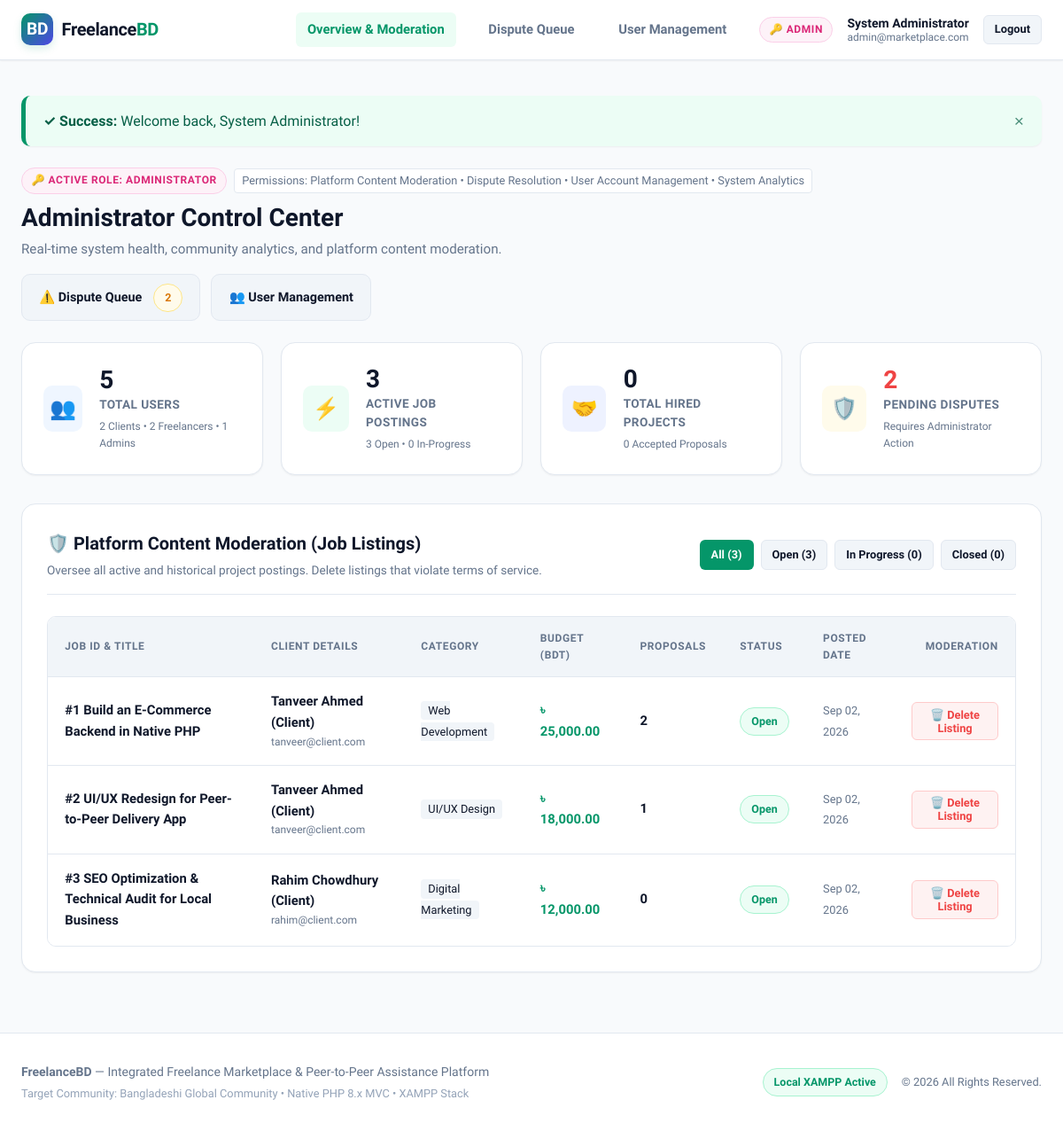
The page /index.php?action=admin_dashboard (signed in) on the database its author committed.
### tables this page shows
CREATE TABLE `jobs` (
    `id` INT AUTO_INCREMENT PRIMARY KEY,
    `client_id` INT NOT NULL,
    `title` VARCHAR(150) NOT NULL,
    `description` TEXT NOT NULL,
    `category` VARCHAR(50) NOT NULL,
    `budget` DECIMAL(10,2) NOT NULL,
    `deadline` DATE NOT NULL,
    `status` ENUM('open', 'in_progress', 'completed', 'closed') DEFAULT 'open',
    `created_at` TIMESTAMP DEFAULT CURRENT_TIMESTAMP,
    FOREIGN KEY (`client_id`) REFERENCES `users`(`id`) ON DELETE CASCADE
);

CREATE TABLE `users` (
    `id` INT AUTO_INCREMENT PRIMARY KEY,
    `name` VARCHAR(100) NOT NULL,
    `email` VARCHAR(100) UNIQUE NOT NULL,
    `password` VARCHAR(255) NOT NULL,
    `role` ENUM('admin', 'client', 'freelancer') NOT NULL,
    `created_at` TIMESTAMP DEFAULT CURRENT_TIMESTAMP
);

### controllers/AdminController.php (called while the page is built, shortened)
<?php
require_once __DIR__ . '/../models/User.php';
require_once __DIR__ . '/../models/Job.php';
require_once __DIR__ . '/../models/Report.php';
require_once __DIR__ . '/../models/Proposal.php';
class AdminController {
    private User $userModel;
    private Job $jobModel;
    private Report $reportModel;
    private Proposal $proposalModel;
    public function __construct() {
        $this->userModel = new User();
        $this->jobModel = new Job();
        $this->reportModel = new Report();
        $this->proposalModel = new Proposal();
    }
    public function dashboard(): void {
        $userStats     = $this->userModel->getUserStats();
        $jobStats      = $this->jobModel->getJobStats();
        $proposalStats = $this->proposalModel->getProposalStats();
        $pendingReports= $this->reportModel->getPendingCount();
        $statusFilter = $_GET['status'] ?? null;
        $categoryFilter = $_GET['category'] ?? null;
        $jobs = $this->jobModel->getAllJobs($statusFilter, $categoryFilter);
        require __DIR__ . '/../views/admin/dashboard.php';
    }
}

### config/database.php (called while the page is built, shortened)
<?php
class Database {
    private static ?Database $instance = null;
    private ?PDO $pdo = null;
    private string $host = '127.0.0.1';
    private string $db   = 'freelance_platform';
    private string $user = 'root';
    private string $pass = '';
    private string $charset = 'utf8mb4';
    private function __construct() {
        $dsn = "mysql:host={$this->host};dbname={$this->db};charset={$this->charset}";
        $options = [
            PDO::ATTR_ERRMODE            => PDO::ERRMODE_EXCEPTION,
            PDO::ATTR_DEFAULT_FETCH_MODE => PDO::FETCH_ASSOC,
            PDO::ATTR_EMULATE_PREPARES   => false,
        ];
        try {
            $this->pdo = new PDO($dsn, $this->user, $this->pass, $options);
        } catch (PDOException $e) {
            if ($e->getCode() == 1049 || str_contains($e->getMessage(), 'Unknown database')) {
                $this->autoInitDatabase();
                $this->pdo = new PDO($dsn, $this->user, $this->pass, $options);
            } else {
                throw new Exception("Database Connection Error: " . $e->getMessage());
            }
        }
    }
    public static function getInstance(): Database {
        if (self::$instance === null) {
            self::$instance = new Database();
        }
        return self::$instance;
    }
    public function getConnection(): PDO {
        return $this->pdo;
    }
}

### models/Report.php (called while the page is built, shortened)
<?php
require_once __DIR__ . '/../config/database.php';
class Report {
    private PDO $db;
    public function __construct() {
        $this->db = Database::getInstance()->getConnection();
    }
    public function getPendingCount(): int {
        $stmt = $this->db->query("SELECT COUNT(*) AS total FROM reports WHERE status = 'pending'");
        $res = $stmt->fetch();
        return (int) ($res['total'] ?? 0);
    }
}

### models/User.php (called while the page is built, shortened)
<?php
require_once __DIR__ . '/../config/database.php';
class User {
    private PDO $db;
    public function __construct() {
        $this->db = Database::getInstance()->getConnection();
    }
    public function getUserStats(): array {
        $stmt = $this->db->query("
            SELECT
                COUNT(*) AS total_users,
                SUM(CASE WHEN role = 'admin' THEN 1 ELSE 0 END) AS total_admins,
                SUM(CASE WHEN role = 'client' THEN 1 ELSE 0 END) AS total_clients,
                SUM(CASE WHEN role = 'freelancer' THEN 1 ELSE 0 END) AS total_freelancers
            FROM users
        ");
        $stats = $stmt->fetch();
        return [
            'total'       => (int) ($stats['total_users'] ?? 0),
            'admins'      => (int) ($stats['total_admins'] ?? 0),
            'clients'     => (int) ($stats['total_clients'] ?? 0),
            'freelancers' => (int) ($stats['total_freelancers'] ?? 0),
        ];
    }
}

### models/Job.php (called while the page is built, shortened)
<?php
require_once __DIR__ . '/../config/database.php';
class Job {
    private PDO $db;
    public function __construct() {
        $this->db = Database::getInstance()->getConnection();
    }
    public function getAllJobs(?string $status = null, ?string $category = null): array {
        $sql = "
            SELECT j.*, u.name AS client_name, u.email AS client_email,
                   (SELECT COUNT(*) FROM proposals WHERE job_id = j.id) AS proposal_count,
                   (SELECT u2.name FROM proposals p JOIN users u2 ON p.freelancer_id = u2.id WHERE p.job_id = j.id AND p.status = 'accepted' LIMIT 1) AS hired_freelancer_name
            FROM jobs j
            JOIN users u ON j.client_id = u.id
            WHERE 1=1
        ";
        $params = [];
        $sql .= " ORDER BY j.created_at DESC";
        $stmt = $this->db->prepare($sql);
        $stmt->execute($params);
        return $stmt->fetchAll();
    }
    public function getJobStats(): array {
        $stmt = $this->db->query("
            SELECT
                COUNT(*) AS total_jobs,
                SUM(CASE WHEN status = 'open' THEN 1 ELSE 0 END) AS open_jobs,
                SUM(CASE WHEN status = 'in_progress' THEN 1 ELSE 0 END) AS in_progress_jobs,
                SUM(CASE WHEN status = 'completed' THEN 1 ELSE 0 END) AS completed_jobs,
                SUM(CASE WHEN status = 'closed' THEN 1 ELSE 0 END) AS closed_jobs,
                SUM(CASE WHEN status IN ('open', 'in_progress') THEN 1 ELSE 0 END) AS active_jobs,
                SUM(CASE WHEN status IN ('in_progress', 'completed') THEN 1 ELSE 0 END) AS total_hires,
                COALESCE(SUM(budget), 0) AS total_budget_volume
            FROM jobs
        ");
        $res = $stmt->fetch();
        return [
            'total_jobs'       => (int) ($res['total_jobs'] ?? 0),
            'open_jobs'        => (int) ($res['open_jobs'] ?? 0),
            'in_progress_jobs' => (int) ($res['in_progress_jobs'] ?? 0),
            'completed_jobs'   => (int) ($res['completed_jobs'] ?? 0),
            'closed_jobs'      => (int) ($res['closed_jobs'] ?? 0),
            'active_jobs'      => (int) ($res['active_jobs'] ?? 0),
            'total_hires'      => (int) ($res['total_hires'] ?? 0),
            'total_budget'     => (float) ($res['total_budget_volume'] ?? 0),
        ];
    }
}

### models/Proposal.php (called while the page is built, shortened)
<?php
require_once __DIR__ . '/../config/database.php';
class Proposal {
    private PDO $db;
    public function __construct() {
        $this->db = Database::getInstance()->getConnection();
    }
    public function getProposalStats(): array {
        $stmt = $this->db->query("
            SELECT
                COUNT(*) AS total_proposals,
                SUM(CASE WHEN status = 'accepted' THEN 1 ELSE 0 END) AS accepted_proposals,
                SUM(CASE WHEN status = 'pending' THEN 1 ELSE 0 END) AS pending_proposals,
                SUM(CASE WHEN status = 'rejected' THEN 1 ELSE 0 END) AS rejected_proposals
            FROM proposals
        ");
        $res = $stmt->fetch();
        return [
            'total'    => (int) ($res['total_proposals'] ?? 0),
            'accepted' => (int) ($res['accepted_proposals'] ?? 0),
            'pending'  => (int) ($res['pending_proposals'] ?? 0),
            'rejected' => (int) ($res['rejected_proposals'] ?? 0),
        ];
    }
}

### views/admin/dashboard.php (the view, shortened to what this page needs)
<?php require __DIR__ . '/../layout/header.php'; ?>
<div style="display:flex; justify-content:space-between; align-items:center; margin-bottom:1.5rem; flex-wrap:wrap; gap:1rem;">
    <div>
        <div style="display:flex; align-items:center; gap:0.5rem; margin-bottom:0.35rem;">
            <span class="role-tag admin" style="font-size:0.75rem;">🔑 Active Role: Administrator</span>
            <span style="font-size:0.8rem; color:var(--text-muted); background:white; border:1px solid var(--border); padding:0.15rem 0.5rem; border-radius:4px;">
                Permissions: Platform Content Moderation &bull; Dispute Resolution &bull; User Account Management &bull; System Analytics
            </span>
        </div>
        <h1 style="font-size:1.75rem; font-weight:800; color:var(--text-main);">Administrator Control Center</h1>
        <p style="color:var(--text-muted); font-size:0.95rem;">Real-time system health, community analytics, and platform content moderation.</p>
    </div>
    <div style="display:flex; gap:0.75rem;">
        <a href="index.php?action=admin_reports" class="btn btn-secondary">
            ⚠️ Dispute Queue <?php if ($pendingReports > 0): ?><span class="badge badge-pending" style="margin-left:0.3rem;"><?= $pendingReports ?></span><?php endif; ?>
        </a>
        <a href="index.php?action=admin_users" class="btn btn-secondary">
            👥 User Management
        </a>
    </div>
</div>
<div class="stats-grid">
    <div class="stat-card">
        <div class="stat-icon-wrapper blue">👥</div>
        <div>
            <div class="stat-number"><?= $userStats['total'] ?></div>
            <div class="stat-label">Total Users</div>
            <div style="font-size:0.75rem; color:var(--text-muted); margin-top:0.25rem;">
                <?= $userStats['clients'] ?> Clients &bull; <?= $userStats['freelancers'] ?> Freelancers &bull; <?= $userStats['admins'] ?> Admins
            </div>
        </div>
    </div>
    <div class="stat-card">
        <div class="stat-icon-wrapper green">⚡</div>
        <div>
            <div class="stat-number"><?= $jobStats['active_jobs'] ?></div>
            <div class="stat-label">Active Job Postings</div>
            <div style="font-size:0.75rem; color:var(--text-muted); margin-top:0.25rem;">
                <?= $jobStats['open_jobs'] ?> Open &bull; <?= $jobStats['in_progress_jobs'] ?> In-Progress
            </div>
        </div>
    </div>
    <div class="stat-card">
        <div class="stat-icon-wrapper indigo">🤝</div>
        <div>
            <div class="stat-number"><?= $jobStats['total_hires'] ?></div>
            <div class="stat-label">Total Hired Projects</div>
            <div style="font-size:0.75rem; color:var(--text-muted); margin-top:0.25rem;">
                <?= $proposalStats['accepted'] ?> Accepted Proposals
            </div>
        </div>
    </div>
    <div class="stat-card">
        <div class="stat-icon-wrapper amber">🛡️</div>
        <div>
            <div class="stat-number" style="<?= ($pendingReports > 0) ? 'color:var(--danger);' : '' ?>"><?= $pendingReports ?></div>
            <div class="stat-label">Pending Disputes</div>
            <div style="font-size:0.75rem; color:var(--text-muted); margin-top:0.25rem;">
                <?= ($pendingReports > 0) ? 'Requires Administrator Action' : 'All Disputes Resolved' ?>
            </div>
        </div>
    </div>
</div>
<div class="card">
    <div class="card-header" style="flex-wrap:wrap; gap:1rem;">
        <div>
            <h2 class="card-title">🛡️ Platform Content Moderation (Job Listings)</h2>
            <p style="color:var(--text-muted); font-size:0.85rem; margin-top:0.2rem;">Oversee all active and historical project postings. Delete listings that violate terms of service.</p>
        </div>
        <div style="display:flex; gap:0.5rem; flex-wrap:wrap;">
            <a href="index.php?action=admin_dashboard" class="btn btn-sm <?= empty($statusFilter) ? 'btn-primary' : 'btn-secondary' ?>">All (<?= $jobStats['total_jobs'] ?>)</a>
            <a href="index.php?action=admin_dashboard&status=open" class="btn btn-sm <?= ($statusFilter === 'open') ? 'btn-primary' : 'btn-secondary' ?>">Open (<?= $jobStats['open_jobs'] ?>)</a>
            <a href="index.php?action=admin_dashboard&status=in_progress" class="btn btn-sm <?= ($statusFilter === 'in_progress') ? 'btn-primary' : 'btn-secondary' ?>">In Progress (<?= $jobStats['in_progress_jobs'] ?>)</a>
            <a href="index.php?action=admin_dashboard&status=closed" class="btn btn-sm <?= ($statusFilter === 'closed') ? 'btn-primary' : 'btn-secondary' ?>">Closed (<?= $jobStats['closed_jobs'] ?>)</a>
        </div>
    </div>
    <?php if (empty($jobs)): ?>
        <div style="text-align:center; padding:2.5rem 1rem; color:var(--text-muted);">
            No jobs found matching the current moderation filter.
        </div>
    <?php else: ?>
        <div class="table-responsive">
            <table class="custom-table">
                <thead>
                    <tr>
                        <th>Job ID & Title</th>
                        <th>Client Details</th>
                        <th>Category</th>
                        <th>Budget (BDT)</th>
                        <th>Proposals</th>
                        <th>Status</th>
                        <th>Posted Date</th>
                        <th style="text-align:right;">Moderation</th>
                    </tr>
                </thead>
                <tbody>
                    <?php foreach ($jobs as $j): ?>
                        <tr>
                            <td>
                                <strong>#<?= (int)$j['id'] ?> <?= htmlspecialchars($j['title']) ?></strong>
                            </td>
                            <td>
                                <div style="font-weight:600;"><?= htmlspecialchars($j['client_name']) ?></div>
                                <div style="font-size:0.75rem; color:var(--text-muted);"><?= htmlspecialchars($j['client_email']) ?></div>
                            </td>
                            <td>
                                <span style="font-size:0.8rem; background:var(--bg-subtle); padding:0.2rem 0.5rem; border-radius:4px;">
                                    <?= htmlspecialchars($j['category']) ?>
                                </span>
                            </td>
                            <td>
                                <strong style="color:var(--primary);">৳ <?= number_format((float)$j['budget'], 2) ?></strong>
                            </td>
                            <td>
                                <span style="font-weight:600;"><?= (int)$j['proposal_count'] ?></span>
                            </td>
                            <td>
                                <span class="badge badge-<?= htmlspecialchars($j['status']) ?>">
                                    <?= htmlspecialchars(str_replace('_', ' ', $j['status'])) ?>
                                </span>
                            </td>
                            <td>
                                <span style="font-size:0.8rem; color:var(--text-muted);"><?= date('M d, Y', strtotime($j['created_at'])) ?></span>
                            </td>
                            <td style="text-align:right;">
                                <form action="index.php?action=admin_delete_job" method="POST" style="display:inline;" onsubmit="return confirmAction('ADMIN WARNING: Are you sure you want to moderate and delete Job #<?= (int)$j['id'] ?>?\n\nThis will remove the job and all associated proposals immediately.');">
                                    <button type="submit" class="btn btn-danger btn-sm" title="Moderate & Delete Job">
                                        🗑️ Delete Listing
                                    </button>
                                </form>
                            </td>
                        </tr>
                    <?php endforeach; ?>
                </tbody>
            </table>
        </div>
    <?php endif; ?>
</div>
<?php require __DIR__ . '/../layout/footer.php'; ?>

### rows shown on the page
jobs: id "1", title "Build an E-Commerce Backend in Native PHP", client.name "Tanveer Ahmed (Client)", client.email "tanveer@client.com", category "Web Development", budget "25,000.00", proposal_count "2", status "Open", created_at "Sep 02, 2026"
jobs: id "2", title "UI/UX Redesign for Peer-to-Peer Delivery App", client.name "Tanveer Ahmed (Client)", client.email "tanveer@client.com", category "UI/UX Design", budget "18,000.00", proposal_count "1", status "Open", created_at "Sep 02, 2026"
jobs: id "3", title "SEO Optimization & Technical Audit for Local Business", client.name "Rahim Chowdhury (Client)", client.email "rahim@client.com", category "Digital Marketing", budget "12,000.00", proposal_count "0", status "Open", created_at "Sep 02, 2026"

### other values the page prints
$currentUser['name'] "System Administrator"
$currentUser['email'] "admin@marketplace.com"
$flash['message'] "Welcome back, System Administrator!"
$pendingReports "2"
$userStats['total'] "5"
$userStats['clients'] "2"
$userStats['freelancers'] "2"
$userStats['admins'] "1"
$jobStats['active_jobs'] "3"
$jobStats['open_jobs'] "3"
$jobStats['in_progress_jobs'] "0"
$jobStats['total_hires'] "0"
$proposalStats['accepted'] "0"
$jobStats['total_jobs'] "3"
$jobStats['closed_jobs'] "0"
